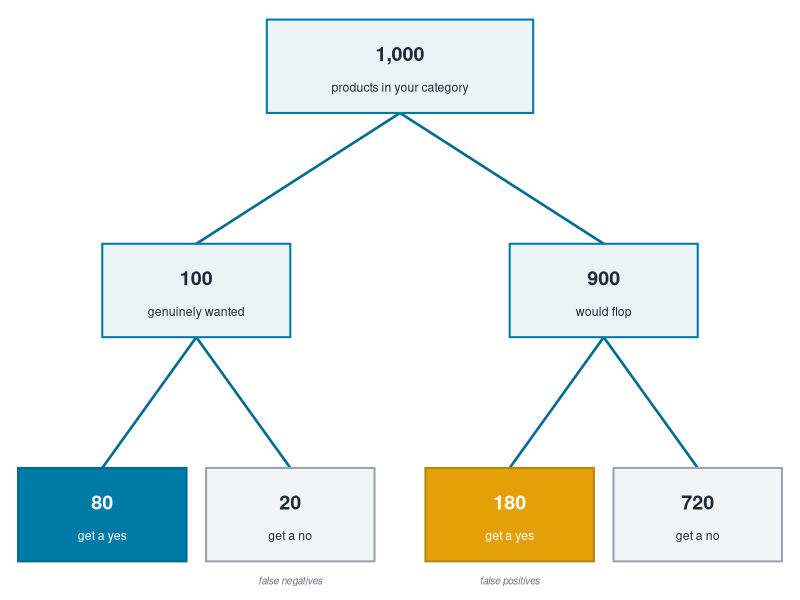
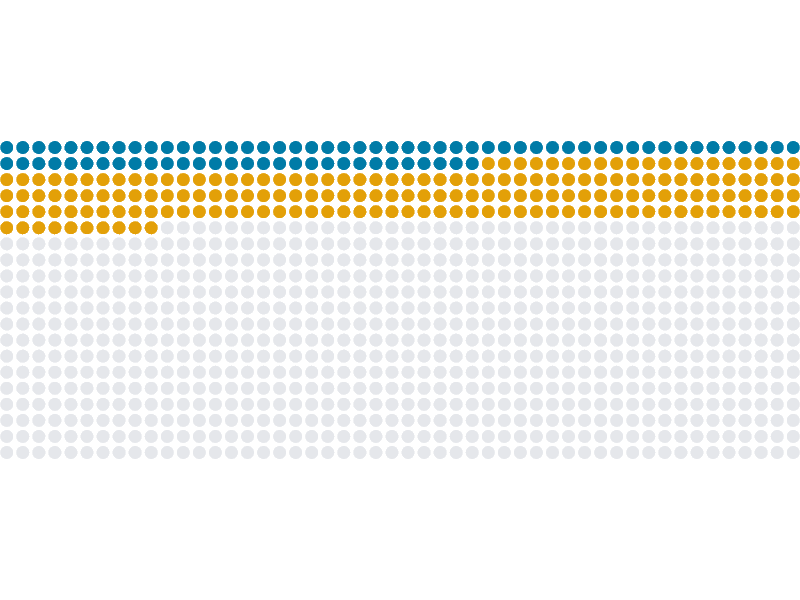

Reproduce these figures in R, in order.
## ---- chunk 1
#| label: fig-freq-tree
#| fig-cap: "A natural-frequency tree. Start with 1,000, split by the base rate (wanted vs. flop), then by the test (yes vs. no), and count. The two shaded boxes are the products that get a yes."
#| echo: false
#| fig-width: 9
#| fig-height: 4.5
#| out-width: "760px"
library(ggplot2)
nodes <- data.frame(
  x = c(5, 2.4, 7.6, 1.2, 3.6, 6.4, 8.8),
  y = c(9, 6, 6, 3, 3, 3, 3),
  w = c(3.4, 2.4, 2.4, 2.15, 2.15, 2.15, 2.15),
  big = c("1,000", "100", "900", "80", "20", "180", "720"),
  small = c("products in your category", "genuinely wanted", "would flop",
            "get a yes", "get a no", "get a yes", "get a no"),
  fill = c("#EAF4F7", "#EAF4F7", "#EAF4F7", "#007BA7", "#F3F4F6", "#E3A008", "#F3F4F6"),
  txt = c("#1F2937", "#1F2937", "#1F2937", "white", "#1F2937", "white", "#1F2937"),
  brd = c("#007BA7", "#007BA7", "#007BA7", "#006B90", "#9CA3AF", "#B8860B", "#9CA3AF"),
  stringsAsFactors = FALSE
)
edges <- data.frame(
  x    = c(5, 5, 2.4, 2.4, 7.6, 7.6),
  y    = c(8.375, 8.375, 5.375, 5.375, 5.375, 5.375),
  xend = c(2.4, 7.6, 1.2, 3.6, 6.4, 8.8),
  yend = c(6.625, 6.625, 3.625, 3.625, 3.625, 3.625)
)
ggplot() +
  geom_segment(data = edges, aes(x = x, y = y, xend = xend, yend = yend),
               color = "#006B90", linewidth = 0.9) +
  geom_tile(data = nodes, aes(x = x, y = y, width = w, height = 1.25, fill = fill),
            color = nodes$brd, linewidth = 0.7) +
  scale_fill_identity() +
  geom_text(data = nodes, aes(x = x, y = y + 0.17, label = big),
            color = nodes$txt, fontface = 2, size = 5) +
  geom_text(data = nodes, aes(x = x, y = y - 0.28, label = small),
            color = nodes$txt, size = 3.1) +
  annotate("text", x = c(3.6, 6.4), y = 2.12,
           label = c("false negatives", "false positives"),
           color = "#6B7280", size = 2.5, fontface = 3) +
  scale_x_continuous(expand = expansion(mult = 0.02)) +
  scale_y_continuous(expand = expansion(mult = 0.03)) +
  theme_void() + theme(plot.margin = margin(2, 2, 2, 2))
## ---- chunk 2
#| label: fig-icon-array
#| fig-cap: "The same 1,000 products. A yes lights up 260 of them, but only the 80 blue dots are genuinely wanted; the 180 gold are flops that passed anyway. Among the dots that got a yes, gold outnumbers blue more than two to one."
#| echo: false
#| fig-width: 10
#| fig-height: 4
#| out-width: "620px"
library(ggplot2)
library(ggforce)
cols <- 50; rows <- 20
d <- data.frame(
  x = rep(seq_len(cols), times = rows),
  y = rep(rev(seq_len(rows)), each = cols),
  cat = c(rep("good_yes", 80), rep("flop_yes", 180), rep("got_no", 740))
)
pal <- c(good_yes = "#007BA7", flop_yes = "#E3A008", got_no = "#E5E7EB")
ggplot(d) +
  geom_circle(aes(x0 = x, y0 = y, r = 0.42, fill = cat), color = "white", linewidth = 0.15) +
  scale_fill_manual(values = pal, guide = "none") +
  coord_fixed(expand = FALSE) +
  theme_void() + theme(plot.margin = margin(0, 0, 0, 0))
